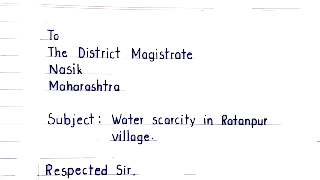
#> input picture mqdefault.jpg, 320 x 180 px
$ python 'prepaiting data.py'
#> lines starting #> are read from the running program, lines starting #| are printed output that depends on the picture; after the words box and inside, x2 and y2 are one past the last pixel; in counts of white or black regions, pixels touching at a corner belong together
import cv2
import numpy

image = cv2.imread('mqdefault.jpg')
#> image is the input picture: shape (180, 320, 3); mean B, G, R 248.8, 247.3, 247.4

gray = cv2.cvtColor(image, cv2.COLOR_BGR2GRAY)
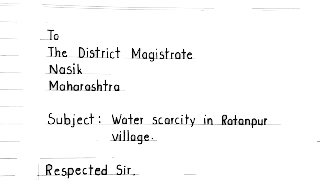
#> gray: shape (180, 320); min 1, max 255, mean 247.5
_, binary = cv2.threshold(gray, 128, 255, cv2.THRESH_BINARY_INV)
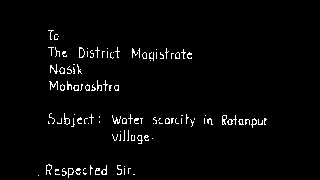
#> binary: shape (180, 320); 2.5% white in thin lines or dots, all inside (x1, y1, x2, y2) = (38, 30, 267, 178)

contours, _ = cv2.findContours(binary, cv2.RETR_EXTERNAL, cv2.CHAIN_APPROX_SIMPLE)
#> contours = 112 contours, 99 with area under 20; largest, box (x1, y1, x2, y2) and area: (79, 47, 85, 58) 42, (68, 168, 74, 178) 28, (46, 164, 52, 175) 27, (222, 115, 227, 125) 26, (64, 113, 70, 125) 25

result_image = image.copy()

letters = []

for contour in contours:
    x, y, w, h = cv2.boundingRect(contour)
    if w > 5 and h > 5:
        letter = image[y:y+h, x:x+w]
        letter = cv2.copyMakeBorder(letter, 2,2,2,2, cv2.BORDER_CONSTANT, value=[255,255,255])

        scale_factor = 20.0

        enlarged_image = cv2.resize(letter, None, fx=scale_factor, fy=scale_factor, interpolation=cv2.INTER_NEAREST)
        # Отображение текущей буквы и запрос решения
        cv2.imshow('Current Letter', enlarged_image)
        key = cv2.waitKey(0)

        # Если нажата клавиша "s", то сохраняем букву
        if key == ord('s'):
            letters.append(letter)
            cv2.rectangle(result_image, (x, y), (x + w, y + h), (0, 255, 0), 2)
        else: continue

        cv2.destroyWindow('Current Letter')
#> this loop made 112 passes; (key Esc is pressed on pass 10)
#> (x, y, w, h) on passes 1, 4, 5, 6, 8, 9, 10, 11, 12, 13, 14, 15: (38, 175, 1, 1), (83, 172, 4, 3), (55, 169, 4, 3), (128, 168, 3, 6), (95, 168, 5, 7), (83, 168, 3, 3), (75, 168, 6, 7), (68, 168, 6, 10), (62, 168, 5, 8), (124, 166, 1, 1), (117, 165, 5, 10), (101, 165, 6, 10)
#> (contour, x, y, w, h) on passes 2, 3, 7, 22, 25, 26: ([[133, 174], [134, 174]], 133, 174, 2, 1), ([[55, 173], [55, 174], [59, 174], [56, 174]], 55, 173, 5, 2), ([[124, 168], [124, 174]], 124, 168, 1, 7), ([[120, 134], [120, 139], [119, 140], [120, 140]], 119, 134, 2, 7), ([[128, 130], [128, 139], [127, 140], [128, 140]], 127, 130, 2, 11), ([[124, 130], [124, 139], [123, 140], [124, 140]], 123, 130, 2, 11)
#> after the loop, letters = []
